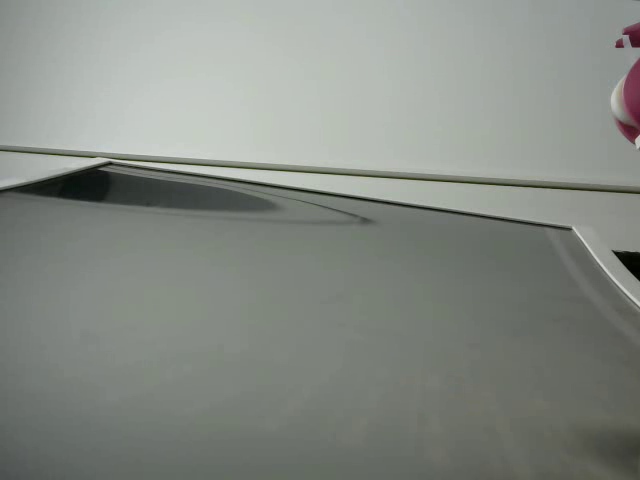
#> input picture frame 18 of test_wj/ML/sample_basic_r1.avi, 640 x 480 px, given in place of the camera
$ python Making_TrainSet.py
#> lines starting #> are read from the running program, lines starting #| are printed output that depends on the picture; after the words box and inside, x2 and y2 are one past the last pixel; in counts of white or black regions, pixels touching at a corner belong together
import cv2 as cv
import numpy as np
import csv


def nothing(x):
    pass

color = [ 83 , 89 , 105]

one_pixel = np.uint8([[color]])
hsv = cv.cvtColor(one_pixel, cv.COLOR_BGR2HSV)
hsv = hsv[0][0]
threshold = 60
lower_blue1 = np.array([hsv[0], threshold, threshold])
upper_blue1 = np.array([180, 255, 255])
lower_blue2 = np.array([0, threshold, threshold])
upper_blue2 = np.array([hsv[0]+10-180, 255, 255])
lower_blue3 = np.array([hsv[0]-10, threshold, threshold])
upper_blue3 = np.array([hsv[0], 255, 255])

cv.namedWindow('img_color')
cv.namedWindow('img_result')

cam = cv.VideoWriter('0518_test_1.avi',cv.VideoWriter_fourcc('D', 'I', 'V', 'X'),25,(640,480))
cap = cv.VideoCapture(2)
cap2 = cv.VideoCapture(1)

f = open('test_dataset_0518_1.csv','w', newline='')
b_number = 0

while(True):
    wr = csv.writer(f)
    centerX = 0
    centerY = 0
    width = 0
    height = 0
    area = 0
    centerX2 = 0
    centerY2 = 0
    width2 = 0
    height2 = 0
    area2 = 0
    ret,img_color = cap.read()
#> img_color is the input picture: shape (480, 640, 3); mean B, G, R 132.1, 138.7, 133.6
    ret2,img_color2 = cap2.read()

    height, width = img_color.shape[:2]
#> height = 480; width = 640
    height2, width2 = img_color2.shape[:2]
#> height2 = 480; width2 = 640

    #print(img_color.shape[:2])
    img_color = cv.resize(img_color, (width, height), interpolation=cv.INTER_AREA)
    img_color2 = cv.resize(img_color2, (width2, height2), interpolation=cv.INTER_AREA)

    # 원본 영상을 HSV 영상으로 변환합니다.
    img_hsv = cv.cvtColor(img_color, cv.COLOR_BGR2HSV)
#> img_hsv: shape (480, 640, 3); mean H, S, V 56.3, 15.6, 138.9
    img_hsv2 = cv.cvtColor(img_color2, cv.COLOR_BGR2HSV)

    # 범위 값으로 HSV 이미지에서 마스크를 생성합니다.
    img_mask1 = cv.inRange(img_hsv, lower_blue1, upper_blue1)
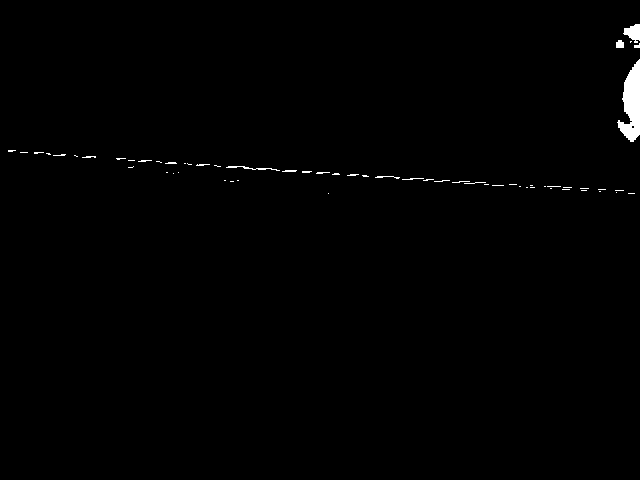
#> img_mask1: shape (480, 640); 0.66% white; 61 white regions (48 under 20 px), largest, box (x1, y1, x2, y2) and area: (617, 59, 640, 142) 1123, (623, 24, 640, 43) 205, (226, 166, 280, 171) 81
    img_mask2 = cv.inRange(img_hsv, lower_blue2, upper_blue2)
#> img_mask2: shape (480, 640); every value is 0
    img_mask3 = cv.inRange(img_hsv, lower_blue3, upper_blue3)
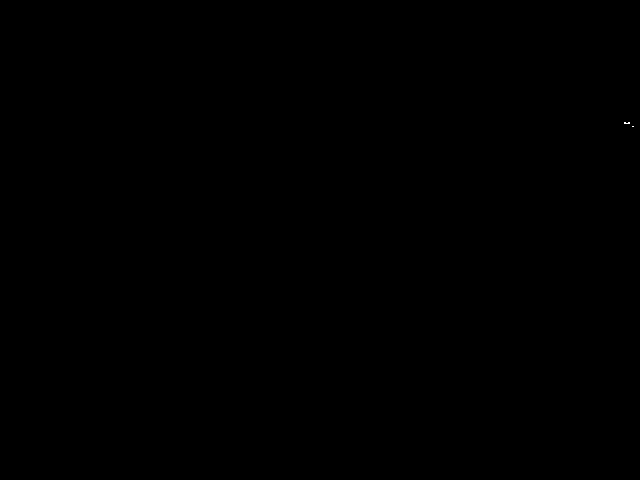
#> img_mask3: shape (480, 640); 0% white in thin lines or dots, all inside (x1, y1, x2, y2) = (624, 122, 634, 127)
    img_mask = img_mask1 | img_mask2 | img_mask3
#> img_mask: shape (480, 640); 0.67% white; 61 white regions (48 under 20 px), largest, box (x1, y1, x2, y2) and area: (617, 59, 640, 142) 1135, (623, 24, 640, 43) 205, (226, 166, 280, 171) 81

    img_mask12 = cv.inRange(img_hsv2, lower_blue1, upper_blue1)
    img_mask32 = cv.inRange(img_hsv2, lower_blue3, upper_blue3)
    img_mask22 = cv.inRange(img_hsv2, lower_blue2, upper_blue2)
    img_mask_2 = img_mask12 | img_mask22 | img_mask32

    kernel = np.ones((11,11), np.uint8)
    img_mask = cv.morphologyEx(img_mask, cv.MORPH_OPEN, kernel)
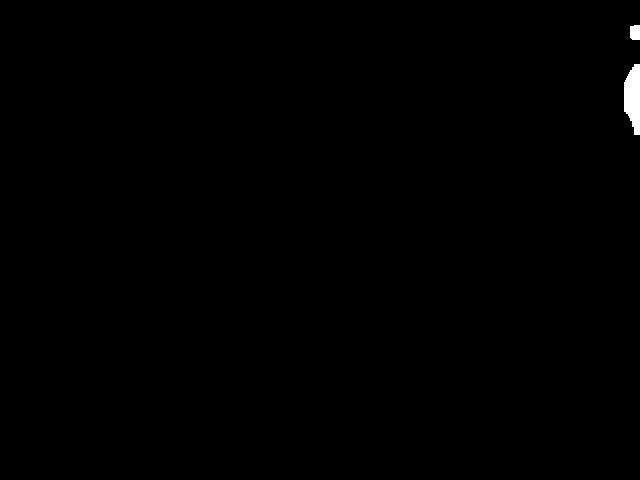
#> img_mask: shape (480, 640); 0.33% white; 2 white regions, box (x1, y1, x2, y2) and area: (624, 64, 640, 135) 872, (630, 25, 640, 40) 143
    img_mask = cv.morphologyEx(img_mask, cv.MORPH_CLOSE, kernel)
    img_mask_2 = cv.morphologyEx(img_mask_2, cv.MORPH_OPEN, kernel)
    img_mask_2 = cv.morphologyEx(img_mask_2, cv.MORPH_CLOSE, kernel)

    # 마스크 이미지로 원본 이미지에서 범위값에 해당되는 영상 부분을 획득합니다.
    img_result = cv.bitwise_and(img_color, img_color, mask=img_mask)
    img_result2 = cv.bitwise_and(img_color2, img_color2, mask=img_mask_2)

    numOfLabels2, img_label2, stats2, centroids2 = cv.connectedComponentsWithStats(img_mask_2)
#> img_label2: shape (480, 640) int32; 3 distinct labels, from 0 to 2
#> numOfLabels2 = 3; stats2 = [[0, 0, 640, 480, 306185], [630, 25, 10, 15, 143], [624, 64, 16, 71, 872]]; centroids2 = [[318.5, 240], [634.7, 32.06], [632.7, 97.18]]
    numOfLabels, img_label, stats, centroids = cv.connectedComponentsWithStats(img_mask)
#> numOfLabels = 3; stats has the same summary as stats2; centroids = [[318.5, 240], [634.7, 32.06], [632.7, 97.18]]
    key = cv.waitKey(1)
#> (key Esc is pressed here)
    for idx2, centroid2 in enumerate(centroids2):

        for idx, centroid in enumerate(centroids):
            if stats[idx][0] == 0 and stats[idx][1] == 0:
                continue
            if stats2[idx2][0] == 0 and stats2[idx2][1] == 0:
                continue
            if np.any(np.isnan(centroid)):
                continue
            if np.any(np.isnan(centroid2)):
                continue

            x,y,width,height,area = stats[idx]
            x2,y2,width2,height2,area2 = stats2[idx2]

            # [4 lines of commented-out code are left out]

            centerX,centerY = int(centroid[0]), int(centroid[1])
            centerX2,centerY2 = int(centroid2[0]), int(centroid2[1])

            # [5 lines of commented-out code are left out]
            if  (450 > height > 50):
                if (360 > width > 40):
                    if key == ord(' '):
                        b_number = input("해당되는 번호를 누르세요\n")
                        key = key = cv.waitKey(1)
                    if height2 < 50 and width2 < 40:
                        centerX2 = 0
                        centerY2 = 0
                        width2 = 0
                        height2 = 0
                        area2 = 0
                        wr.writerow([centerX,centerY,width,height,area,centerX2,centerY2,width2,height2,area2,b_number])
                    else:
                        wr.writerow([centerX,centerY,width,height,area,centerX2,centerY2,width2,height2,area2,b_number])

                    #print(centerX, centerY)
                    # print(height)
                    cv.putText(img_color,'X : ' + str(centerX), (10, 20), cv.FONT_HERSHEY_SIMPLEX, 0.5, (0, 0, 0), 1, lineType=cv.LINE_AA)
                    cv.putText(img_color,'Y : ' + str(centerY), (10, 50), cv.FONT_HERSHEY_SIMPLEX, 0.5, (0, 0, 0), 1, lineType=cv.LINE_AA)
                    cv.putText(img_color,'Area : ' + str(area), (10, 80), cv.FONT_HERSHEY_SIMPLEX, 0.5, (0, 0, 0), 1, lineType=cv.LINE_AA)
                    cv.circle(img_color, (centerX, centerY), 10, (0,0,255), 10)
                    cv.rectangle(img_color, (x,y), (x+width,y+height), (0,0,255))
            if  (450 > height2 > 50) :
                if (360 > width2 > 40):

                    cv.circle(img_color2, (centerX2, centerY2), 10, (0,0,255), 10)
                    cv.rectangle(img_color2, (x2,y2), (x2+width2,y2+height2), (0,0,255))
#> this loop made 3 passes
#> after the loop, b_number = 0; key = 27

    cam.write(img_color)

    cv.imshow('img_color2', img_color2)

    cv.imshow('img_color', img_color)
    #cv.imshow('img_mask', img_mask)
    cv.imshow('img_result', img_result)

    # ESC 키누르면 종료
    if cv.waitKey(1) & 0xFF == 27:
#> (key Esc is pressed here)
        cam.release()
        f.close()
        print('영상을 종료합니다. 녹화가 진행되었습니다.')
        break

cv.destroyAllWindows()

$ run again, starting later in the video
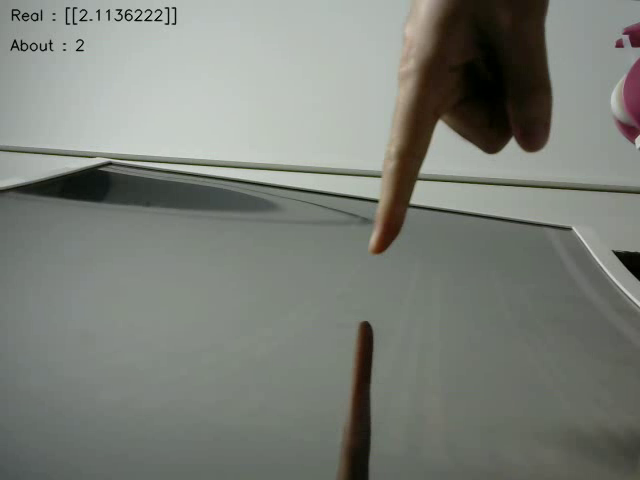
#> input picture frame 85 of test_wj/ML/sample_basic_r1.avi, 640 x 480 px, given in place of the camera
#> img_color is the input picture: shape (480, 640, 3); mean B, G, R 120.4, 127.4, 123.6
#> img_hsv: shape (480, 640, 3); mean H, S, V 54.6, 28.3, 128.7
#> `img_mask1 = cv.inRange(img_hsv, lower_blue1, upper_blue1)`:
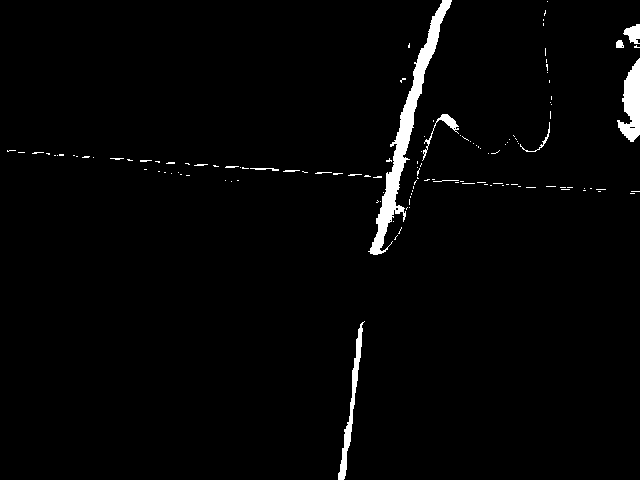
#> img_mask1: shape (480, 640); 2.1% white; 128 white regions (115 under 20 px), largest, box (x1, y1, x2, y2) and area: (368, 0, 452, 255) 3198, (617, 58, 640, 142) 1128, (338, 321, 365, 480) 822
#> img_mask2: shape (480, 640); every value is 0
#> img_mask3: shape (480, 640); 0.03% white; 10 white regions (9 under 20 px), largest, box (x1, y1, x2, y2) and area: (384, 222, 390, 234) 41
#> `img_mask = cv.morphologyEx(img_mask, cv.MORPH_OPEN, kernel)`:
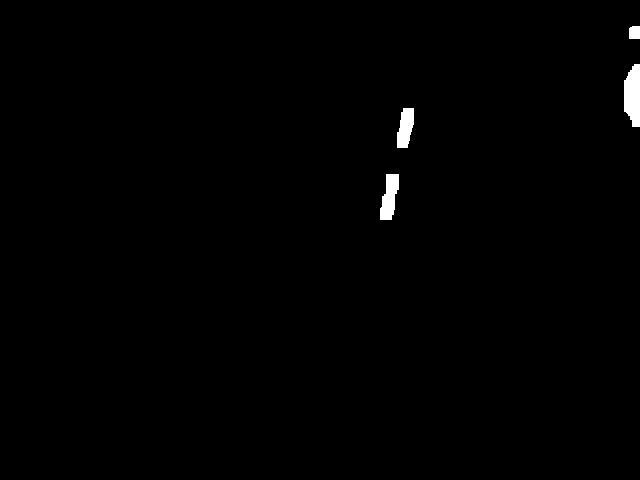
#> img_mask: shape (480, 640); 0.67% white; 4 white regions, box (x1, y1, x2, y2) and area: (624, 64, 640, 127) 825, (380, 174, 399, 220) 591, (397, 108, 414, 148) 509, (629, 26, 640, 39) 139
#> img_label2: shape (480, 640) int32; 5 distinct labels, from 0 to 4
#> numOfLabels2 = 5; stats2 = [[0, 0, 640, 480, 305136], [629, 26, 11, 13, 139], [624, 64, 16, 63, 825], [397, 108, 17, 40, 509], [380, 174, 19, 46, 591]]; centroids2 = [[318.2, 240.3], [634.1, 32.17], [632.5, 94.94], [405.1, 127.4], [389.2, 196.6]]
#> numOfLabels = 5; stats has the same summary as stats2; centroids has the same summary as centroids2
#> the loop `for idx2, centroid2 in enumerate(centroids2): ` made 5 passes
#> after the loop `for idx2, centroid2 in enumerate(centroids2):`: b_number = 0; key = 27

$ run again, starting later in the video
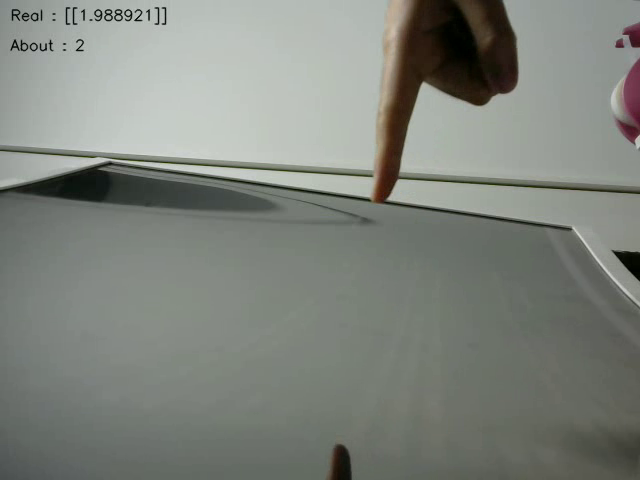
#> input picture frame 151 of test_wj/ML/sample_basic_r1.avi, 640 x 480 px, given in place of the camera
#> img_color is the input picture: shape (480, 640, 3); mean B, G, R 124.8, 131.8, 127.5
#> img_hsv: shape (480, 640, 3); mean H, S, V 55.3, 22.9, 132.7
#> `img_mask1 = cv.inRange(img_hsv, lower_blue1, upper_blue1)`:
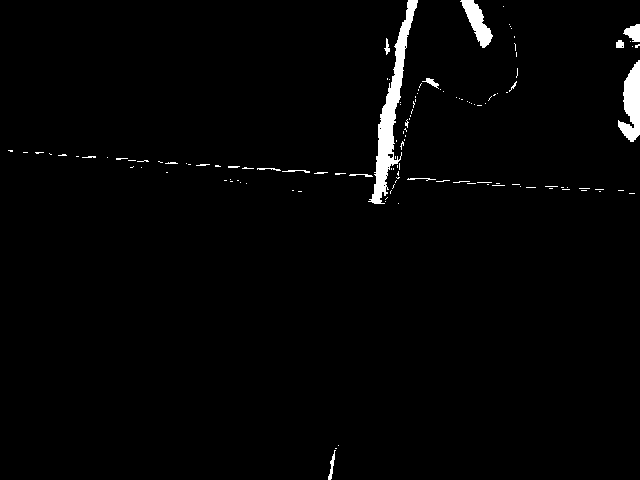
#> img_mask1: shape (480, 640); 1.8% white; 127 white regions (109 under 20 px), largest, box (x1, y1, x2, y2) and area: (368, 0, 418, 204) 2454, (618, 60, 640, 142) 1096, (460, 0, 493, 48) 679
#> img_mask2: shape (480, 640); every value is 0
#> img_mask3: shape (480, 640); 0.05% white in thin lines or dots, all inside (x1, y1, x2, y2) = (334, 46, 640, 452)
#> `img_mask = cv.morphologyEx(img_mask, cv.MORPH_OPEN, kernel)`:
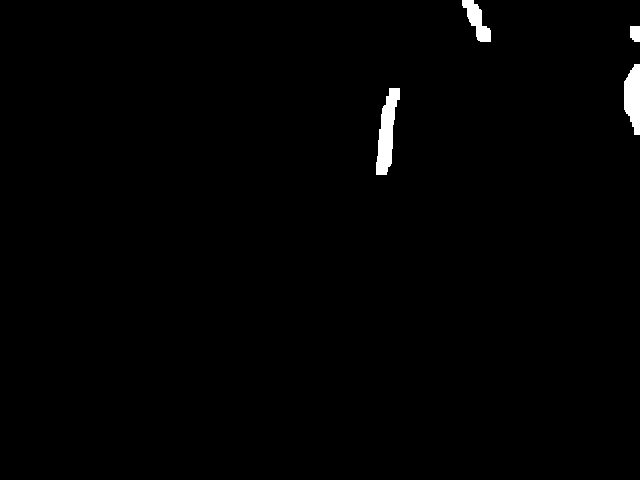
#> img_mask: shape (480, 640); 0.9% white; 4 white regions, box (x1, y1, x2, y2) and area: (376, 88, 400, 175) 1159, (624, 64, 640, 135) 868, (462, 0, 491, 42) 576, (630, 26, 640, 42) 148
#> img_label2: shape (480, 640) int32; 5 distinct labels, from 0 to 4
#> numOfLabels2 = 5; stats2 = [[0, 0, 640, 480, 304433], [462, 0, 29, 42, 592], [630, 26, 10, 16, 148], [624, 64, 16, 71, 868], [376, 88, 24, 87, 1159]]; centroids2 = [[317.9, 240.8], [476.6, 19.89], [634.8, 32.99], [632.8, 97.23], [386.6, 132.2]]
#> numOfLabels = 5; stats has the same summary as stats2; centroids has the same summary as centroids2
#> the loop `for idx2, centroid2 in enumerate(centroids2): ` made 5 passes
#> after the loop `for idx2, centroid2 in enumerate(centroids2):`: b_number = 0; key = 27
